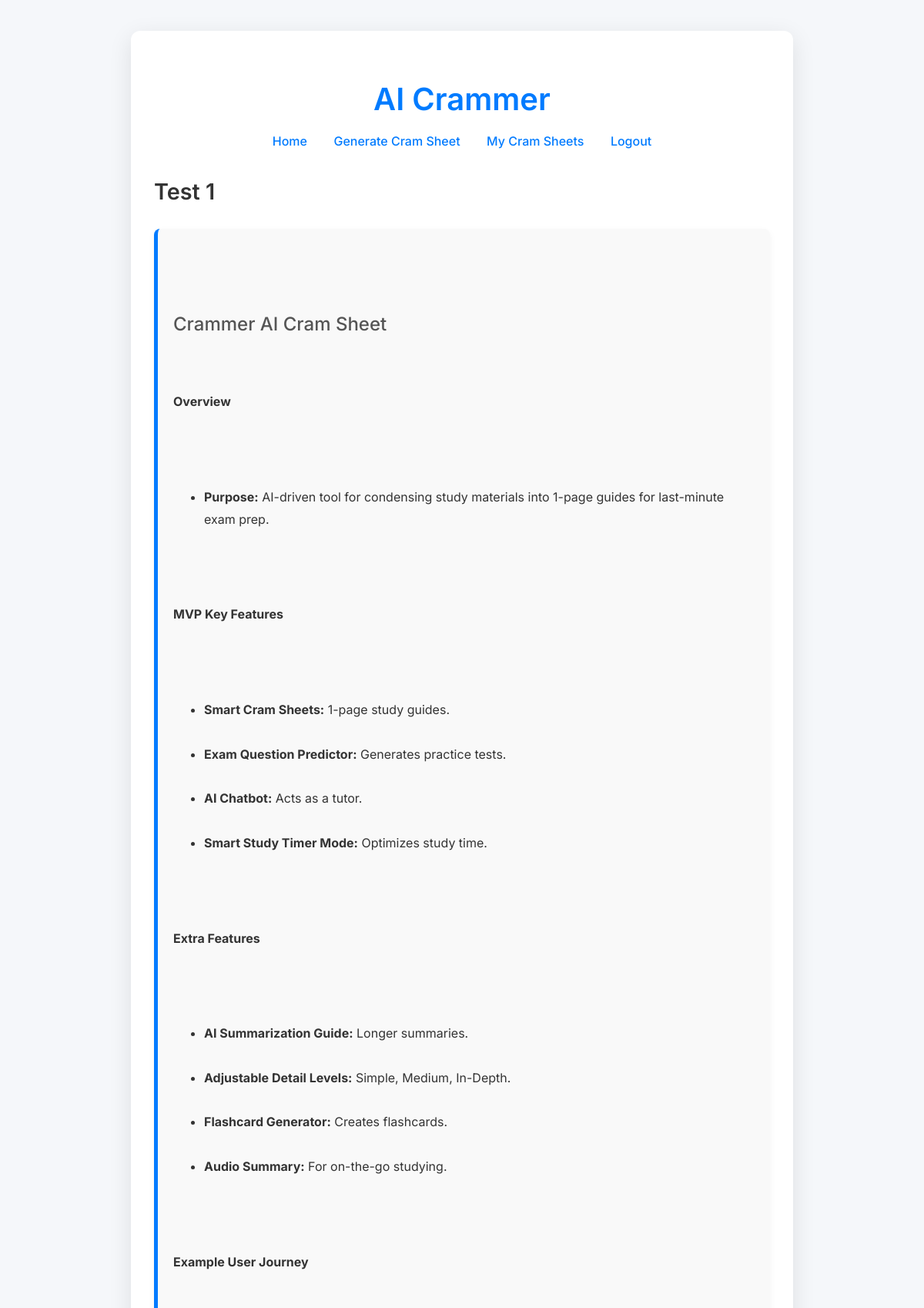
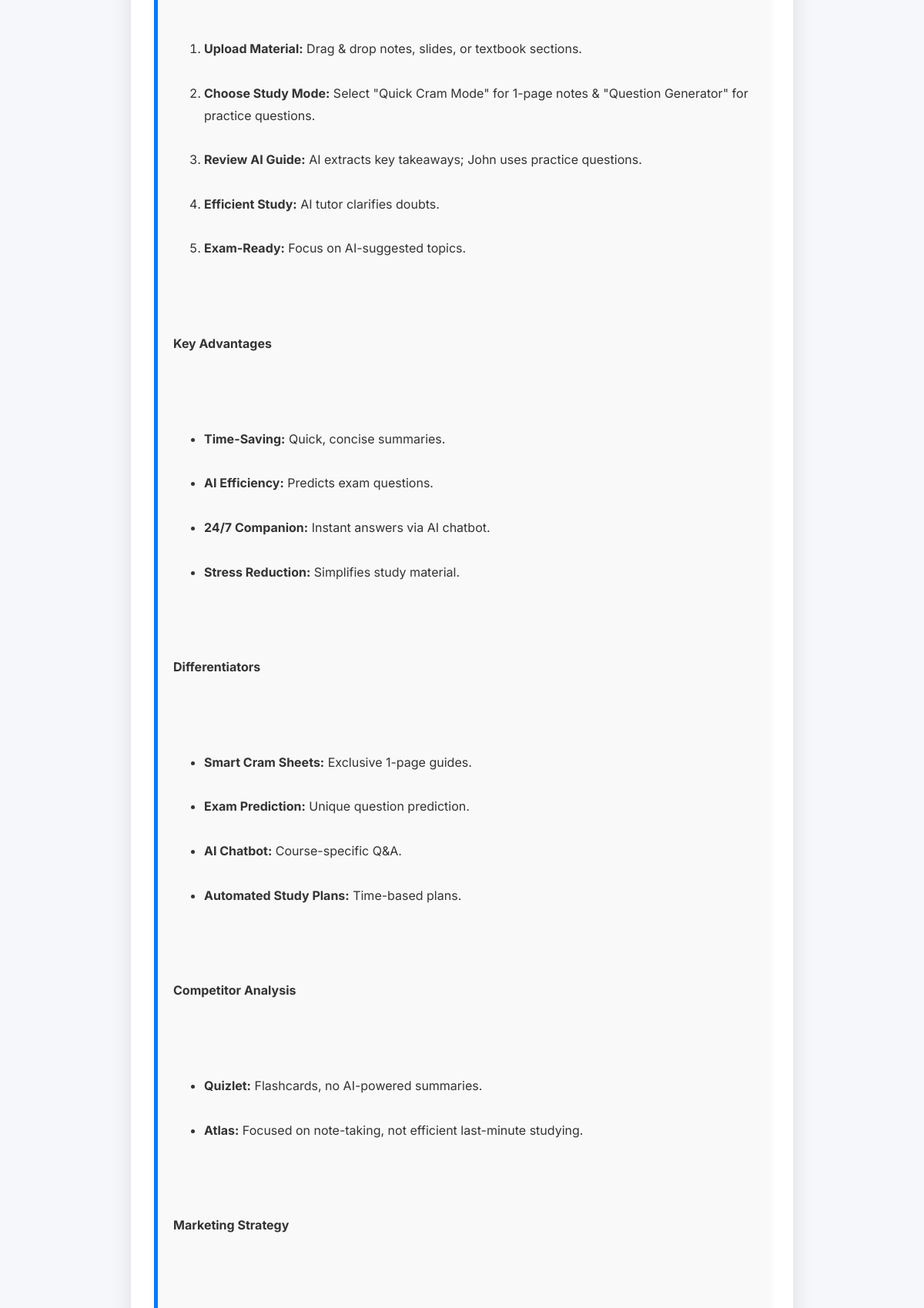
Screenshot of /cram-sheet/4/ (signed in, upper part) with the database file from the repository (2 pictures, top to bottom).
### cram_app/models.py (models this page shows, shortened)
class CramSheet(models.Model):
    user = models.ForeignKey(User, on_delete=models.CASCADE)
    title = models.CharField(max_length=255)
    content = models.TextField()
    created_at = models.DateTimeField(auto_now_add=True)
    questions_generated = models.BooleanField(default=False)

### cram_app/views.py (the view)
# urls.py: path('cram-sheet/<int:sheet_id>/', views.cram_sheet_detail, name='cram_sheet_detail'),
@login_required
def cram_sheet_detail(request, sheet_id):
    sheet = get_object_or_404(CramSheet, id=sheet_id, user=request.user)
    return render(request, "cram_app/cram_sheet_detail.html", {
        "sheet": sheet
    })

### cram_app/templates/cram_app/cram_sheet_detail.html (shortened to what this page needs)
{% extends 'cram_app/layout.html' %}
{% block content %}
  <h2>{{ sheet.title }}</h2>
  <div class="cram-sheet">
    {{ sheet.content|safe }}
  </div>
{% endblock %}

### cram_app/static/cram_app/style.css (style rules this page uses)
body { font-family: 'Inter', sans-serif; background-color: #f5f7fa; margin: 0; padding: 0; color: #333; line-height: 1.6; }
.cram-sheet { background: #f9f9f9; border-left: 5px solid #007bff; padding: 20px; margin-top: 25px; border-radius: 8px; white-space: pre-wrap; font-size: 1rem; line-height: 1.8; box-shadow: 0 4px 10px rgba(0, 0, 0, 0.05); }
h2 { font-size: 1.8rem; font-weight: 600; color: #333; margin-bottom: 20px; }
h3 { font-size: 1.5rem; font-weight: 500; color: #555; margin-bottom: 15px; }

### rows the page displays
CramSheet: title "Test 1", content "Crammer AI Cram Sheet Overview Purpose: AI-driven tool for condensing study materials into 1-page guides for last-minute exam prep. MVP Key Features Smart Cram Sheets: 1-page study guides. Exam Question Predictor: Generates practice tests. AI Chatbot: Acts as a tutor. Smart Study Timer Mode: Optimizes study time. Extra Features AI Summarization Guide: Longer summaries. Adjustable Detail Levels: Simple, Medium, In-Depth. Flashcard Generator: Creates flashcards. Audio Summary: For on-the-go studying. Example User Journey Upload Material: Drag & drop notes, slides, or textbook sections. Choose Study Mode: Select \"Quick Cram Mode\" for 1-page notes & \"Question Generator\" for practice questions.…"
